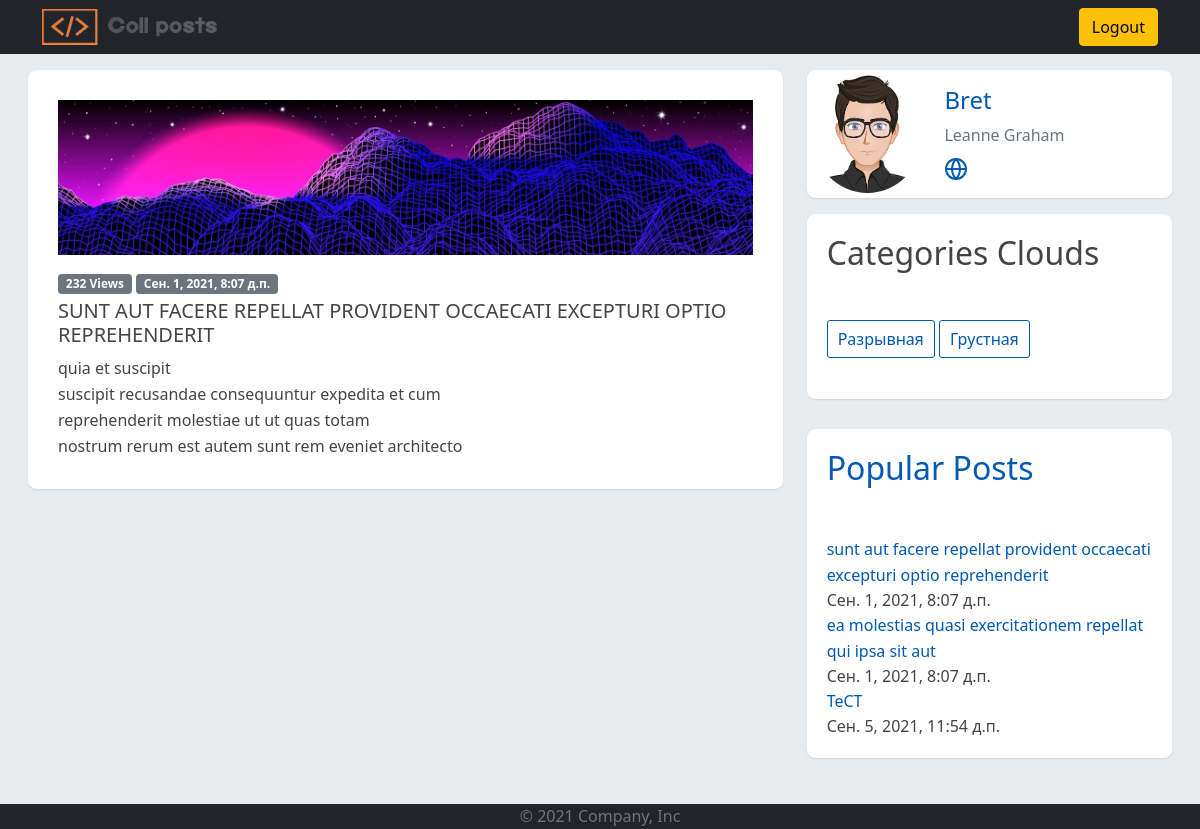
The app's page /post/1 (signed in) with its own data.
### strange_posts/models.py (models this page shows, shortened)
class TimeBaseModel(models.Model):
    created_at = models.DateTimeField(auto_now_add=True)
    updated_at = models.DateTimeField(auto_now=True)
    class Meta:
        abstract = True

class Post(TimeBaseModel):
    id = models.IntegerField(primary_key=True)
    title = models.CharField(max_length=255, verbose_name='Название поста')
    body = models.TextField(verbose_name='Текст поста')
    user = models.ForeignKey(User, on_delete=models.CASCADE, verbose_name='Автор поста')
    categories = models.ManyToManyField(PostCategory, default=[])
    post_views = models.PositiveIntegerField('Количество просмотров', default=0)
    class Meta:
        verbose_name = 'Пост'
        verbose_name_plural = 'Пользовательские посты'
    def __str__(self):
        return f'{self.title}'
    def get_absolute_url(self):
        return reverse('post', kwargs={'pk': self.pk})

class User(TimeBaseModel):
    id = models.IntegerField(primary_key=True)
    name = models.CharField(max_length=255, verbose_name='Полное имя')
    username = models.CharField(max_length=100, unique=True, verbose_name='Имя пользователя')
    photo = models.ImageField('Фотография', upload_to='users_photo/%Y/%m/%d', null=True)
    email = models.EmailField(verbose_name='Email')
    user_address = models.ForeignKey(UserAddress, on_delete=models.SET_NULL, null=True,
                                     verbose_name='Адрес пользователя')
    phone_number = models.CharField(max_length=100, verbose_name='Номер телефона')
    user_website = models.CharField(max_length=255, verbose_name='Веб-сайт пользователя')
    user_company = models.ForeignKey(Company, on_delete=models.SET_NULL, null=True,
                                     verbose_name='Компания пользователя')
    class Meta:
        verbose_name = 'Пользователь'
        verbose_name_plural = 'Пользователи'
    def get_absolute_url(self):
        return reverse('get_user', kwargs={'pk': self.pk})

class PostCategory(models.Model):
    name = models.CharField('Название', max_length=50)
    slug = models.SlugField('URL', max_length=50, unique=True)
    class Meta:
        verbose_name = 'Категория для постов'
        verbose_name_plural = 'Категории для постов'

### strange_posts/views.py (the view)
# urls.py: path('post/<int:pk>', views.ShowPost.as_view(), name='post'),
class ShowPost(DetailView):
    model = Post
    context_object_name = 'post'
    def get_context_data(self, *, object_list=None, **kwargs):
        context = super().get_context_data(**kwargs)  # Получаем context у предка
        context['title'] = context['post']
        context['views'] = context['post'].post_views
        context['post'].post_views = F('post_views') + 1
        context['post'].save()
        context['popular_posts'] = Post.objects.all().order_by('-post_views')[:3]
        return context
    def get_queryset(self):
        return Post.objects.all().select_related('user').prefetch_related('categories')

### strange_posts/templates/strange_posts/post_detail.html (shortened to what this page needs)
{% extends 'strange_posts/base.html' %}
{% load static %}
{% block content %}
    <div id="main-content" class="blog-page">
        <div class="container-fluid">
            <div class="row clearfix">
                <div class="col-lg-8 col-md-12 left-box">
                    <div class="card single_post">
                        <div class="body">
                            <div class="img-post">
                                {% if post.photo %}
                                    <img class="d-block img-fluid" src="{{ post.photo.url }}" alt="Attached photo">
                                {% else %}
                                    <img class="d-block img-fluid" src="{% static 'strange_posts/images/plug.jpg' %}" alt="Attached photo">
                                {% endif %}
                            </div>
                            <div class="details">
                                <span class="badge bg-secondary">{{ views }} Views</span>
                                <span class="badge bg-secondary">{{ post.created_at }}</span>
                            </div>
                            <h3>{{ post.title }}</h3>
                            <p>{{ post.body|linebreaks }}</p>
                        </div>
                    </div>
                </div>
                <div class="col-lg-4 col-md-12 right-box">
                    <div class="card mb-3">
                        <div class="row g-0">
                            <div class="col-md-4">
                                <a href="{{ post.user.get_absolute_url }}">
                                    {% if post.user.photo %}
                                        <img src="{{ post.user.photo.url }}" class="img-fluid avatar-xl" alt="User photo">
                                    {% else %}
                                        <img src="{% static 'strange_posts/images/base_avatar.png' %}" class="img-fluid avatar-xl" alt="User photo">
                                    {% endif %}
                                </a>
                            </div>
                            <div class="col-md-8">
                                <div class="card-body">
                                    <h4><a href="{{ post.user.get_absolute_url }}">{{ post.user.username }}</a></h4>
                                    <p class="text-muted mb-0">{{ post.user.name }}</p>
                                    <ul class="social-links list-inline mb-0 mt-2">
                                        <li class="list-inline-item">
                                            <a href="https://{{ post.user.user_website }}" data-toggle="tooltip" data-placement="top" title="" data-original-title="Nathan's Facebook">
                                            </a>
                                        </li>
                                    </ul>
                                </div>
                            </div>
                        </div>
                    </div>
                    <div class="card">
                        <div class="header">
                            <h2>Categories Clouds</h2>
                        </div>
                        <div class="body widget">
                            <ul class="list-unstyled categories-clouds m-b-0">
                                {% for cat in post.categories.all %}
                                    <li><a href="{% url 'home' %}?cat={{ cat.slug }}">{{ cat.name }}</a></li>
                                {% endfor %}
                            </ul>
                        </div>
                    </div>
                    <div class="card">
                        <div class="header">
                            <h2><a href="{% url 'home' %}?order_by=post_views">Popular Posts</a></h2>
                        </div>
                        <div class="body widget popular-post">
                            <div class="row">
                                <div class="col-lg-12">
                                    {% for popular_post in popular_posts %}
                                        <div class="single_post">
                                            <p class="m-b-0">
                                                <a href="{{ popular_post.get_absolute_url }}">{{ popular_post.title }}</a>
                                            </p>
                                            <span>{{ popular_post.created_at }}</span>
                                    </div>
                                    {% endfor %}
                                </div>
                            </div>
                        </div>
                    </div>
                </div>
            </div>
        </div>
    </div>
{% endblock %}

### strange_posts/static/strange_posts/css/styles.css (style rules this page uses)
html, body { display: flex; width: 100%; height: 100%; min-height: 100vh; color: rgba(24, 35, 89, 0.85); background-color: #e9ecef; font-weight: 400; }
a { color: #0059b2; text-decoration: none; }
img { max-width: 800px; height: auto; }
.card { background: #fff; transition: .5s; border: 0; margin-bottom: 30px; border-radius: .55rem; position: relative; width: 100%; box-shadow: 0 1px 2px 0 rgb(0 0 0 / 10%); }
.card .body { color: #444; padding: 20px; font-weight: 400; }
.card .header { color: #444; padding: 20px; position: relative; box-shadow: none; }
.single_post { -webkit-transition: all .4s ease; transition: all .4s ease }
.single_post .body { padding: 30px }
.single_post .img-post { position: relative; overflow: hidden; max-height: 500px; margin-bottom: 15px }
.single_post .img-post > img { -ms-transform: scale(1); transform: scale(1); opacity: 1; -webkit-transition: -webkit-transform .4s ease, opacity .4s ease; transition: transform .4s ease, opacity .4s ease; max-width: 100%; filter: none; -webkit-filter: grayscale(0); -webkit-transform: scale(1.01) }
.single_post .details { margin-bottom: 5px }
.single_post h3 { font-size: 20px; text-transform: uppercase }
.single_post p { font-size: 16px; line-height: 26px; font-weight: 300; margin: 0 }
.right-box .categories-clouds li { display: inline-block; margin-bottom: 5px }
.right-box .categories-clouds li a { display: block; border: 1px solid; padding: 6px 10px; border-radius: 3px }
.avatar-xl { border-radius: 50%; padding: 5px; width: 8rem; height: 8rem }

### records on screen
Post: created_at "Сен. 1, 2021, 8:07 д.п.", title "SUNT AUT FACERE REPELLAT PROVIDENT OCCAECATI EXCEPTURI OPTIO REPREHENDERIT", body "quia et suscipit suscipit recusandae consequuntur expedita et cum reprehenderit molestiae ut ut quas totam nostrum rerum est autem sunt rem eveniet architecto", user.username "Bret", user.name "Leanne Graham", title "sunt aut facere repellat provident occaecati excepturi optio reprehenderit"
PostCategory: name "Разрывная"
PostCategory: name "Грустная"
Post: title "ea molestias quasi exercitationem repellat qui ipsa sit aut", created_at "Сен. 1, 2021, 8:07 д.п."
Post: title "ТеСТ", created_at "Сен. 5, 2021, 11:54 д.п."

### other values on screen
{{ views }} "232"
